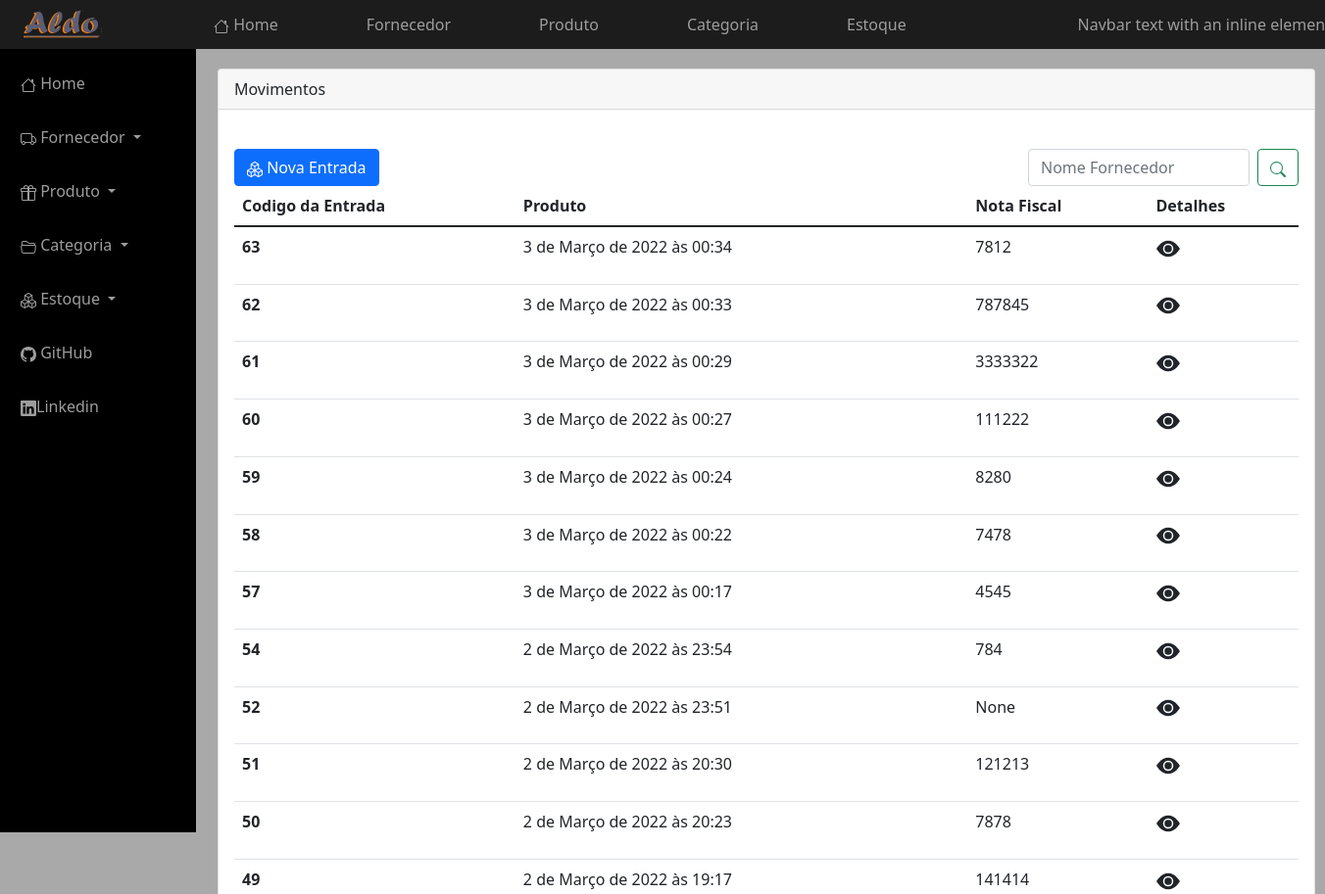
The page /estoque (upper part) on the database as committed earlier.
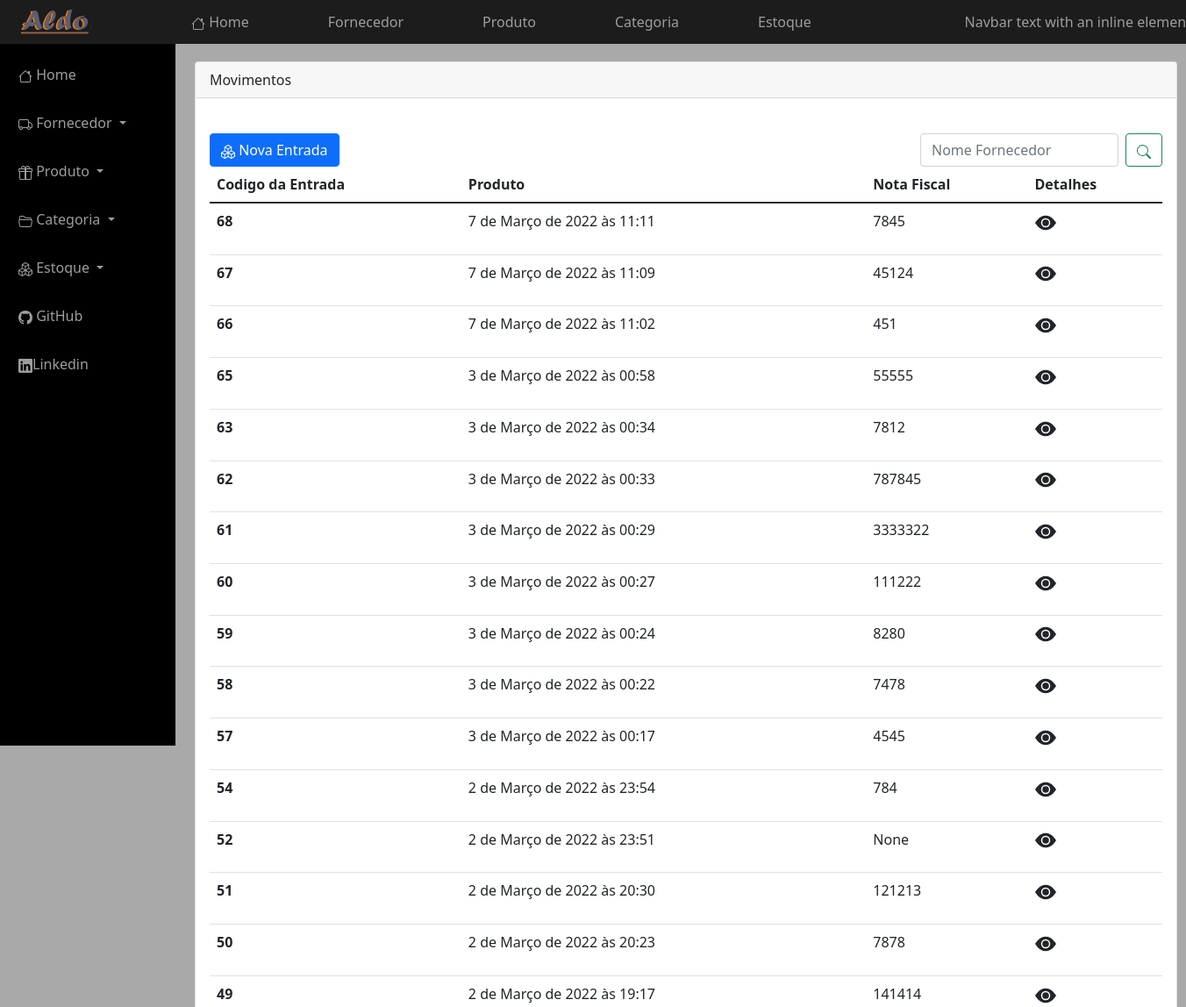
The same page on the database as committed later.
### estoque/models.py (models this page shows, shortened)
class Estoque(TimeStampeModel):
    funcionario = models.ForeignKey(User, on_delete=models.CASCADE, related_name='estoques')
    nf = models.PositiveIntegerField('nota fiscal', null=True,blank=True)
    movimento = models.CharField(max_length=1, choices=MOVIMENTO)
    class Meta:
         ordering = ('-created',)

### estoque/views.py (the view)
# urls.py: path('', estoque_entrado_list, name='home_estoque'),
def estoque_entrado_list(request):
    template_name = 'estoque/estoque_entrada_list.html'
    objects = Estoque.objects.filter(movimento='e')
    context = {'object_list': objects}
    return render(request, template_name, context)

### estoque/templates/estoque/estoque_entrada_list.html (shortened to what this page needs)
{% extends "core/includes/base.html"%}
{% block main %}
<div class="card" id="card_list_produto">
    <div class="card-header">
    Movimentos
  </div>
    <br>
  <div class="card-body">
      <div class="row">
          <div class="col">
          <a href="{% url 'entrada_estoque' %}" class="btn btn-primary">
              Nova Entrada
          </a>
          </div>
          <form class="d-flex"  id="t">
          <input class="form-control me-2" type="text" name="search"  placeholder="Nome Fornecedor" aria-label="Search">
          <button class="btn btn-outline-success" type="submit">
          </button>
          </form>
          <br>
      </div>
   <table class="table">
  <thead>
    <tr>
      <th scope="col">Codigo da Entrada</th>
      <th scope="col">Produto</th>
      <th scope="col">Nota Fiscal</th>
      <th scope="col">Detalhes</th>
    </tr>
  </thead>
  <tbody>
  {% for entrada in object_list %}
    <tr>
      <th scope="row">{{entrada.id}}</th>
      <td>{{entrada.created}}</td>
      <td>{{entrada.nf}}</td>
      <td><a href="{% url 'estoque_entrada_detalhes' entrada.id %}" class="buton ">
         <p class="text-dark"><svg xmlns="http://www.w3.org/2000/svg" width="1.5em" height="1.5em" fill="currentColor" class="bi bi-eye-fill" viewBox="0 0 16 16">
             <path d="M10.5 8a2.5 2.5 0 1 1-5 0 2.5 2.5 0 0 1 5 0z"/>
             <path d="M0 8s3-5.5 8-5.5S16 8 16 8s-3 5.5-8 5.5S0 8 0 8zm8 3.5a3.5 3.5 0 1 0 0-7 3.5 3.5 0 0 0 0 7z"/>
             </svg></p>
      </a></td>
    </tr>
   {% endfor %}
  </tbody>
</table>
         </div>
  </div>
</div>
{% endblock %}

Rows that differ between the two databases and show on the page:
added Estoque: id "68", created "7 de Março de 2022 às 11:11", nf "7845"
added Estoque: id "67", created "7 de Março de 2022 às 11:09", nf "45124"
added Estoque: id "66", created "7 de Março de 2022 às 11:02", nf "451"
added Estoque: id "65", created "3 de Março de 2022 às 00:58", nf "55555"
